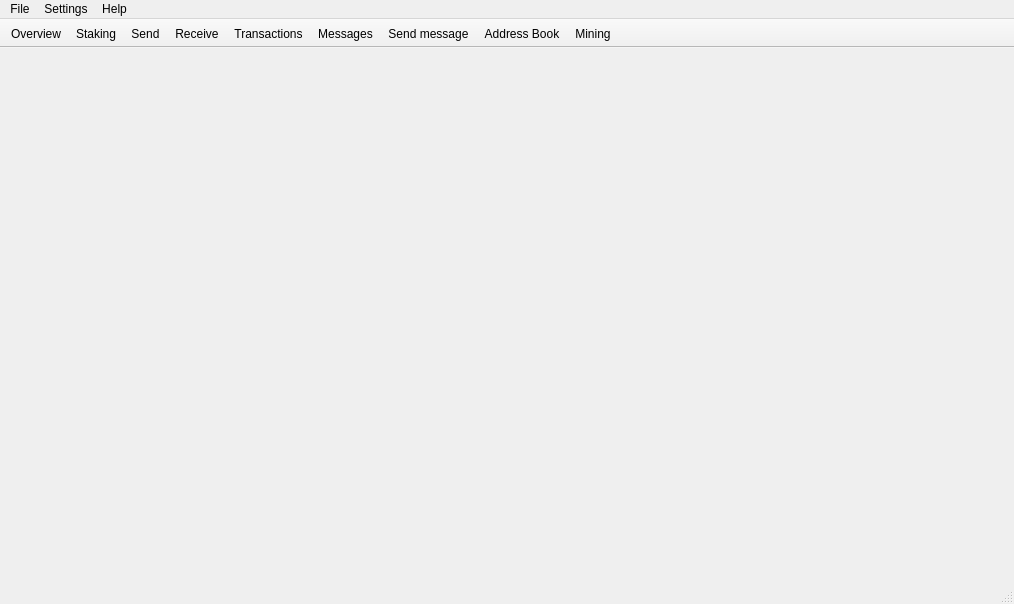
<?xml version="1.0" encoding="UTF-8"?>
<ui version="4.0">
 <class>MainWindow</class>
 <widget class="QMainWindow" name="MainWindow">
  <property name="geometry">
   <rect>
    <x>0</x>
    <y>0</y>
    <width>1014</width>
    <height>604</height>
   </rect>
  </property>
  <property name="sizePolicy">
   <sizepolicy hsizetype="Preferred" vsizetype="Preferred">
    <horstretch>0</horstretch>
    <verstretch>0</verstretch>
   </sizepolicy>
  </property>
  <property name="minimumSize">
   <size>
    <width>0</width>
    <height>0</height>
   </size>
  </property>
  <property name="maximumSize">
   <size>
    <width>16777215</width>
    <height>16777215</height>
   </size>
  </property>
  <property name="windowTitle">
   <string>MainWindow</string>
  </property>
  <property name="windowIcon">
   <iconset resource="../../resources.qrc">
    <normaloff>:/images/cryptonote</normaloff>:/images/cryptonote</iconset>
  </property>
  <widget class="QWidget" name="centralwidget">
   <layout class="QHBoxLayout" name="horizontalLayout">
    <property name="spacing">
     <number>0</number>
    </property>
    <property name="leftMargin">
     <number>0</number>
    </property>
    <property name="topMargin">
     <number>0</number>
    </property>
    <property name="rightMargin">
     <number>0</number>
    </property>
    <property name="bottomMargin">
     <number>0</number>
    </property>
    <item>
     <widget class="WalletGui::OverviewFrame" name="m_overviewFrame">
      <property name="frameShape">
       <enum>QFrame::NoFrame</enum>
      </property>
      <property name="frameShadow">
       <enum>QFrame::Raised</enum>
      </property>
     </widget>
    </item>
    <item>
     <widget class="WalletGui::SendFrame" name="m_sendFrame">
      <property name="frameShape">
       <enum>QFrame::NoFrame</enum>
      </property>
      <property name="frameShadow">
       <enum>QFrame::Raised</enum>
      </property>
     </widget>
    </item>
    <item>
     <widget class="WalletGui::ReceiveFrame" name="m_receiveFrame">
      <property name="frameShape">
       <enum>QFrame::NoFrame</enum>
      </property>
      <property name="frameShadow">
       <enum>QFrame::Raised</enum>
      </property>
     </widget>
    </item>
    <item>
     <widget class="WalletGui::TransactionsFrame" name="m_transactionsFrame">
      <property name="frameShape">
       <enum>QFrame::NoFrame</enum>
      </property>
      <property name="frameShadow">
       <enum>QFrame::Raised</enum>
      </property>
     </widget>
    </item>
    <item>
     <widget class="WalletGui::AddressBookFrame" name="m_addressBookFrame">
      <property name="frameShape">
       <enum>QFrame::NoFrame</enum>
      </property>
      <property name="frameShadow">
       <enum>QFrame::Raised</enum>
      </property>
     </widget>
    </item>
    <item>
     <widget class="WalletGui::MessagesFrame" name="m_messagesFrame">
      <property name="frameShape">
       <enum>QFrame::NoFrame</enum>
      </property>
      <property name="frameShadow">
       <enum>QFrame::Raised</enum>
      </property>
     </widget>
    </item>
    <item>
     <widget class="WalletGui::SendMessageFrame" name="m_sendMessageFrame">
      <property name="frameShape">
       <enum>QFrame::NoFrame</enum>
      </property>
      <property name="frameShadow">
       <enum>QFrame::Raised</enum>
      </property>
     </widget>
    </item>
    <item>
     <widget class="WalletGui::MiningFrame" name="m_miningFrame">
      <property name="frameShape">
       <enum>QFrame::NoFrame</enum>
      </property>
      <property name="frameShadow">
       <enum>QFrame::Raised</enum>
      </property>
     </widget>
    </item>
    <item>
     <widget class="WalletGui::DepositsFrame" name="m_depositsFrame">
      <property name="frameShape">
       <enum>QFrame::NoFrame</enum>
      </property>
      <property name="frameShadow">
       <enum>QFrame::Raised</enum>
      </property>
     </widget>
    </item>
   </layout>
  </widget>
  <widget class="QMenuBar" name="menubar">
   <property name="geometry">
    <rect>
     <x>0</x>
     <y>0</y>
     <width>1014</width>
     <height>22</height>
    </rect>
   </property>
   <widget class="QMenu" name="menuFile">
    <property name="title">
     <string>File</string>
    </property>
    <addaction name="m_createWalletAction"/>
    <addaction name="m_openWalletAction"/>
    <addaction name="m_importKeyAction"/>
    <addaction name="m_backupWalletAction"/>
    <addaction name="m_resetAction"/>
    <addaction name="m_exitAction"/>
   </widget>
   <widget class="QMenu" name="menuSettings">
    <property name="title">
     <string>Settings</string>
    </property>
    <addaction name="m_encryptWalletAction"/>
    <addaction name="m_changePasswordAction"/>
    <addaction name="separator"/>
    <addaction name="m_startOnLoginAction"/>
    <addaction name="m_minimizeToTrayAction"/>
    <addaction name="m_closeToTrayAction"/>
   </widget>
   <widget class="QMenu" name="menuHelp">
    <property name="title">
     <string>Help</string>
    </property>
    <addaction name="m_aboutCryptonoteAction"/>
    <addaction name="m_aboutQtAction"/>
   </widget>
   <addaction name="menuFile"/>
   <addaction name="menuSettings"/>
   <addaction name="menuHelp"/>
  </widget>
  <widget class="QToolBar" name="toolBar">
   <property name="windowTitle">
    <string>toolBar</string>
   </property>
   <property name="movable">
    <bool>false</bool>
   </property>
   <property name="toolButtonStyle">
    <enum>Qt::ToolButtonTextBesideIcon</enum>
   </property>
   <attribute name="toolBarArea">
    <enum>TopToolBarArea</enum>
   </attribute>
   <attribute name="toolBarBreak">
    <bool>false</bool>
   </attribute>
   <addaction name="m_overviewAction"/>
   <addaction name="m_depositsAction"/>
   <addaction name="m_sendAction"/>
   <addaction name="m_receiveAction"/>
   <addaction name="m_transactionsAction"/>
   <addaction name="m_messagesAction"/>
   <addaction name="m_sendMessageAction"/>
   <addaction name="m_addressBookAction"/>
   <addaction name="m_miningAction"/>
  </widget>
  <widget class="QStatusBar" name="statusBar"/>
  <action name="m_overviewAction">
   <property name="checkable">
    <bool>true</bool>
   </property>
   <property name="enabled">
    <bool>true</bool>
   </property>
   <property name="icon">
    <iconset resource="../../resources.qrc">
     <normaloff>:/icons/overview</normaloff>:/icons/overview</iconset>
   </property>
   <property name="text">
    <string>Overview</string>
   </property>
  </action>
  <action name="m_sendAction">
   <property name="checkable">
    <bool>true</bool>
   </property>
   <property name="enabled">
    <bool>true</bool>
   </property>
   <property name="icon">
    <iconset resource="../../resources.qrc">
     <normaloff>:/icons/send</normaloff>:/icons/send</iconset>
   </property>
   <property name="text">
    <string>Send</string>
   </property>
  </action>
  <action name="m_receiveAction">
   <property name="checkable">
    <bool>true</bool>
   </property>
   <property name="enabled">
    <bool>true</bool>
   </property>
   <property name="icon">
    <iconset resource="../../resources.qrc">
     <normaloff>:/icons/receive</normaloff>:/icons/receive</iconset>
   </property>
   <property name="text">
    <string>Receive</string>
   </property>
  </action>
  <action name="m_transactionsAction">
   <property name="checkable">
    <bool>true</bool>
   </property>
   <property name="enabled">
    <bool>true</bool>
   </property>
   <property name="icon">
    <iconset resource="../../resources.qrc">
     <normaloff>:/icons/transactions</normaloff>:/icons/transactions</iconset>
   </property>
   <property name="text">
    <string>Transactions</string>
   </property>
  </action>
  <action name="m_exitAction">
   <property name="enabled">
    <bool>true</bool>
   </property>
   <property name="text">
    <string>Exit</string>
   </property>
   <property name="shortcut">
    <string>Ctrl+Q</string>
   </property>
  </action>
  <action name="m_addressBookAction">
   <property name="checkable">
    <bool>true</bool>
   </property>
   <property name="enabled">
    <bool>true</bool>
   </property>
   <property name="icon">
    <iconset resource="../../resources.qrc">
     <normaloff>:/icons/address-book</normaloff>:/icons/address-book</iconset>
   </property>
   <property name="text">
    <string>Address Book</string>
   </property>
  </action>
  <action name="m_createWalletAction">
   <property name="enabled">
    <bool>true</bool>
   </property>
   <property name="text">
    <string>Create wallet</string>
   </property>
  </action>
  <action name="m_openWalletAction">
   <property name="enabled">
    <bool>true</bool>
   </property>
   <property name="text">
    <string>Open wallet</string>
   </property>
  </action>
  <action name="m_encryptWalletAction">
   <property name="enabled">
    <bool>true</bool>
   </property>
   <property name="text">
    <string>Encrypt wallet</string>
   </property>
  </action>
  <action name="m_changePasswordAction">
   <property name="enabled">
    <bool>true</bool>
   </property>
   <property name="text">
    <string>Change password</string>
   </property>
   <property name="toolTip">
    <string>Change password</string>
   </property>
  </action>
  <action name="m_aboutCryptonoteAction">
   <property name="enabled">
    <bool>true</bool>
   </property>
   <property name="text">
    <string>About</string>
   </property>
  </action>
  <action name="m_aboutQtAction">
   <property name="enabled">
    <bool>true</bool>
   </property>
   <property name="text">
    <string>About Qt</string>
   </property>
  </action>
  <action name="m_backupWalletAction">
   <property name="enabled">
    <bool>true</bool>
   </property>
   <property name="text">
    <string>Backup wallet</string>
   </property>
  </action>
  <action name="m_startOnLoginAction">
   <property name="checkable">
    <bool>true</bool>
   </property>
   <property name="text">
    <string>Start on system login</string>
   </property>
  </action>
  <action name="m_minimizeToTrayAction">
   <property name="checkable">
    <bool>true</bool>
   </property>
   <property name="text">
    <string>Minimize to tray</string>
   </property>
  </action>
  <action name="m_closeToTrayAction">
   <property name="checkable">
    <bool>true</bool>
   </property>
   <property name="text">
    <string>Close to tray</string>
   </property>
  </action>
  <action name="m_messagesAction">
   <property name="checkable">
    <bool>true</bool>
   </property>
   <property name="icon">
    <iconset resource="../../resources.qrc">
     <normaloff>:/icons/messages</normaloff>:/icons/messages</iconset>
   </property>
   <property name="text">
    <string>Messages</string>
   </property>
  </action>
  <action name="m_sendMessageAction">
   <property name="checkable">
    <bool>true</bool>
   </property>
   <property name="icon">
    <iconset resource="../../resources.qrc">
     <normaloff>:/icons/send_message</normaloff>:/icons/send_message</iconset>
   </property>
   <property name="text">
    <string>Send message</string>
   </property>
  </action>
  <action name="m_importKeyAction">
   <property name="text">
    <string>Import private key</string>
   </property>
  </action>
  <action name="m_miningAction">
   <property name="checkable">
    <bool>true</bool>
   </property>
   <property name="icon">
    <iconset resource="../../resources.qrc">
     <normaloff>:/icons/mining</normaloff>:/icons/mining</iconset>
   </property>
   <property name="text">
    <string>Mining</string>
   </property>
  </action>
  <action name="m_depositsAction">
   <property name="checkable">
    <bool>true</bool>
   </property>
   <property name="icon">
    <iconset resource="../../resources.qrc">
     <normaloff>:/icons/deposits</normaloff>:/icons/deposits</iconset>
   </property>
   <property name="text">
    <string>Staking</string>
   </property>
  </action>
  <action name="m_resetAction">
   <property name="text">
    <string>Reset wallet</string>
   </property>
   <property name="toolTip">
    <string>Reset wallet</string>
   </property>
  </action>
 </widget>
 <customwidgets>
  <customwidget>
   <class>WalletGui::OverviewFrame</class>
   <extends>QFrame</extends>
   <header>gui/OverviewFrame.h</header>
   <container>1</container>
  </customwidget>
  <customwidget>
   <class>WalletGui::SendFrame</class>
   <extends>QFrame</extends>
   <header>gui/SendFrame.h</header>
   <container>1</container>
  </customwidget>
  <customwidget>
   <class>WalletGui::TransactionsFrame</class>
   <extends>QFrame</extends>
   <header>gui/TransactionsFrame.h</header>
   <container>1</container>
  </customwidget>
  <customwidget>
   <class>WalletGui::AddressBookFrame</class>
   <extends>QFrame</extends>
   <header>gui/AddressBookFrame.h</header>
   <container>1</container>
  </customwidget>
  <customwidget>
   <class>WalletGui::ReceiveFrame</class>
   <extends>QFrame</extends>
   <header>gui/ReceiveFrame.h</header>
   <container>1</container>
  </customwidget>
  <customwidget>
   <class>WalletGui::MessagesFrame</class>
   <extends>QFrame</extends>
   <header>gui/MessagesFrame.h</header>
   <container>1</container>
  </customwidget>
  <customwidget>
   <class>WalletGui::SendMessageFrame</class>
   <extends>QFrame</extends>
   <header>gui/SendMessageFrame.h</header>
   <container>1</container>
  </customwidget>
  <customwidget>
   <class>WalletGui::MiningFrame</class>
   <extends>QFrame</extends>
   <header>gui/MiningFrame.h</header>
   <container>1</container>
  </customwidget>
  <customwidget>
   <class>WalletGui::DepositsFrame</class>
   <extends>QFrame</extends>
   <header>gui/DepositsFrame.h</header>
   <container>1</container>
  </customwidget>
 </customwidgets>
 <resources>
  <include location="../../resources.qrc"/>
 </resources>
 <connections>
  <connection>
   <sender>m_overviewAction</sender>
   <signal>toggled(bool)</signal>
   <receiver>m_overviewFrame</receiver>
   <slot>setVisible(bool)</slot>
   <hints>
    <hint type="sourcelabel">
     <x>-1</x>
     <y>-1</y>
    </hint>
    <hint type="destinationlabel">
     <x>112</x>
     <y>333</y>
    </hint>
   </hints>
  </connection>
  <connection>
   <sender>m_sendAction</sender>
   <signal>toggled(bool)</signal>
   <receiver>m_sendFrame</receiver>
   <slot>setVisible(bool)</slot>
   <hints>
    <hint type="sourcelabel">
     <x>-1</x>
     <y>-1</y>
    </hint>
    <hint type="destinationlabel">
     <x>337</x>
     <y>333</y>
    </hint>
   </hints>
  </connection>
  <connection>
   <sender>m_receiveAction</sender>
   <signal>toggled(bool)</signal>
   <receiver>m_receiveFrame</receiver>
   <slot>setVisible(bool)</slot>
   <hints>
    <hint type="sourcelabel">
     <x>-1</x>
     <y>-1</y>
    </hint>
    <hint type="destinationlabel">
     <x>562</x>
     <y>333</y>
    </hint>
   </hints>
  </connection>
  <connection>
   <sender>m_transactionsAction</sender>
   <signal>toggled(bool)</signal>
   <receiver>m_transactionsFrame</receiver>
   <slot>setVisible(bool)</slot>
   <hints>
    <hint type="sourcelabel">
     <x>-1</x>
     <y>-1</y>
    </hint>
    <hint type="destinationlabel">
     <x>787</x>
     <y>333</y>
    </hint>
   </hints>
  </connection>
  <connection>
   <sender>m_addressBookAction</sender>
   <signal>toggled(bool)</signal>
   <receiver>m_addressBookFrame</receiver>
   <slot>setVisible(bool)</slot>
   <hints>
    <hint type="sourcelabel">
     <x>-1</x>
     <y>-1</y>
    </hint>
    <hint type="destinationlabel">
     <x>809</x>
     <y>320</y>
    </hint>
   </hints>
  </connection>
  <connection>
   <sender>m_createWalletAction</sender>
   <signal>triggered()</signal>
   <receiver>MainWindow</receiver>
   <slot>createWallet()</slot>
   <hints>
    <hint type="sourcelabel">
     <x>-1</x>
     <y>-1</y>
    </hint>
    <hint type="destinationlabel">
     <x>449</x>
     <y>299</y>
    </hint>
   </hints>
  </connection>
  <connection>
   <sender>m_openWalletAction</sender>
   <signal>triggered()</signal>
   <receiver>MainWindow</receiver>
   <slot>openWallet()</slot>
   <hints>
    <hint type="sourcelabel">
     <x>-1</x>
     <y>-1</y>
    </hint>
    <hint type="destinationlabel">
     <x>449</x>
     <y>299</y>
    </hint>
   </hints>
  </connection>
  <connection>
   <sender>m_encryptWalletAction</sender>
   <signal>triggered()</signal>
   <receiver>MainWindow</receiver>
   <slot>encryptWallet()</slot>
   <hints>
    <hint type="sourcelabel">
     <x>-1</x>
     <y>-1</y>
    </hint>
    <hint type="destinationlabel">
     <x>449</x>
     <y>299</y>
    </hint>
   </hints>
  </connection>
  <connection>
   <sender>m_changePasswordAction</sender>
   <signal>triggered()</signal>
   <receiver>MainWindow</receiver>
   <slot>encryptWallet()</slot>
   <hints>
    <hint type="sourcelabel">
     <x>-1</x>
     <y>-1</y>
    </hint>
    <hint type="destinationlabel">
     <x>449</x>
     <y>299</y>
    </hint>
   </hints>
  </connection>
  <connection>
   <sender>m_aboutQtAction</sender>
   <signal>triggered()</signal>
   <receiver>MainWindow</receiver>
   <slot>aboutQt()</slot>
   <hints>
    <hint type="sourcelabel">
     <x>-1</x>
     <y>-1</y>
    </hint>
    <hint type="destinationlabel">
     <x>449</x>
     <y>299</y>
    </hint>
   </hints>
  </connection>
  <connection>
   <sender>m_backupWalletAction</sender>
   <signal>triggered()</signal>
   <receiver>MainWindow</receiver>
   <slot>backupWallet()</slot>
   <hints>
    <hint type="sourcelabel">
     <x>-1</x>
     <y>-1</y>
    </hint>
    <hint type="destinationlabel">
     <x>449</x>
     <y>299</y>
    </hint>
   </hints>
  </connection>
  <connection>
   <sender>m_aboutCryptonoteAction</sender>
   <signal>triggered()</signal>
   <receiver>MainWindow</receiver>
   <slot>about()</slot>
   <hints>
    <hint type="sourcelabel">
     <x>-1</x>
     <y>-1</y>
    </hint>
    <hint type="destinationlabel">
     <x>459</x>
     <y>299</y>
    </hint>
   </hints>
  </connection>
  <connection>
   <sender>m_startOnLoginAction</sender>
   <signal>triggered(bool)</signal>
   <receiver>MainWindow</receiver>
   <slot>setStartOnLogin(bool)</slot>
   <hints>
    <hint type="sourcelabel">
     <x>-1</x>
     <y>-1</y>
    </hint>
    <hint type="destinationlabel">
     <x>459</x>
     <y>299</y>
    </hint>
   </hints>
  </connection>
  <connection>
   <sender>m_minimizeToTrayAction</sender>
   <signal>triggered(bool)</signal>
   <receiver>MainWindow</receiver>
   <slot>setMinimizeToTray(bool)</slot>
   <hints>
    <hint type="sourcelabel">
     <x>-1</x>
     <y>-1</y>
    </hint>
    <hint type="destinationlabel">
     <x>459</x>
     <y>299</y>
    </hint>
   </hints>
  </connection>
  <connection>
   <sender>m_closeToTrayAction</sender>
   <signal>triggered(bool)</signal>
   <receiver>MainWindow</receiver>
   <slot>setCloseToTray(bool)</slot>
   <hints>
    <hint type="sourcelabel">
     <x>-1</x>
     <y>-1</y>
    </hint>
    <hint type="destinationlabel">
     <x>459</x>
     <y>299</y>
    </hint>
   </hints>
  </connection>
  <connection>
   <sender>m_messagesAction</sender>
   <signal>toggled(bool)</signal>
   <receiver>m_messagesFrame</receiver>
   <slot>setVisible(bool)</slot>
   <hints>
    <hint type="sourcelabel">
     <x>-1</x>
     <y>-1</y>
    </hint>
    <hint type="destinationlabel">
     <x>843</x>
     <y>322</y>
    </hint>
   </hints>
  </connection>
  <connection>
   <sender>m_sendMessageAction</sender>
   <signal>toggled(bool)</signal>
   <receiver>m_sendMessageFrame</receiver>
   <slot>setVisible(bool)</slot>
   <hints>
    <hint type="sourcelabel">
     <x>-1</x>
     <y>-1</y>
    </hint>
    <hint type="destinationlabel">
     <x>854</x>
     <y>322</y>
    </hint>
   </hints>
  </connection>
  <connection>
   <sender>m_importKeyAction</sender>
   <signal>triggered()</signal>
   <receiver>MainWindow</receiver>
   <slot>importKey()</slot>
   <hints>
    <hint type="sourcelabel">
     <x>-1</x>
     <y>-1</y>
    </hint>
    <hint type="destinationlabel">
     <x>459</x>
     <y>299</y>
    </hint>
   </hints>
  </connection>
  <connection>
   <sender>m_miningAction</sender>
   <signal>toggled(bool)</signal>
   <receiver>m_miningFrame</receiver>
   <slot>setVisible(bool)</slot>
   <hints>
    <hint type="sourcelabel">
     <x>-1</x>
     <y>-1</y>
    </hint>
    <hint type="destinationlabel">
     <x>862</x>
     <y>322</y>
    </hint>
   </hints>
  </connection>
  <connection>
   <sender>m_depositsAction</sender>
   <signal>toggled(bool)</signal>
   <receiver>m_depositsFrame</receiver>
   <slot>setVisible(bool)</slot>
   <hints>
    <hint type="sourcelabel">
     <x>-1</x>
     <y>-1</y>
    </hint>
    <hint type="destinationlabel">
     <x>868</x>
     <y>322</y>
    </hint>
   </hints>
  </connection>
  <connection>
   <sender>m_resetAction</sender>
   <signal>triggered()</signal>
   <receiver>MainWindow</receiver>
   <slot>resetWallet()</slot>
   <hints>
    <hint type="sourcelabel">
     <x>-1</x>
     <y>-1</y>
    </hint>
    <hint type="destinationlabel">
     <x>506</x>
     <y>301</y>
    </hint>
   </hints>
  </connection>
 </connections>
 <slots>
  <slot>createWallet()</slot>
  <slot>openWallet()</slot>
  <slot>encryptWallet()</slot>
  <slot>aboutQt()</slot>
  <slot>backupWallet()</slot>
  <slot>about()</slot>
  <slot>setStartOnLogin(bool)</slot>
  <slot>setMinimizeToTray(bool)</slot>
  <slot>setCloseToTray(bool)</slot>
  <slot>importKey()</slot>
  <slot>resetWallet()</slot>
 </slots>
</ui>
